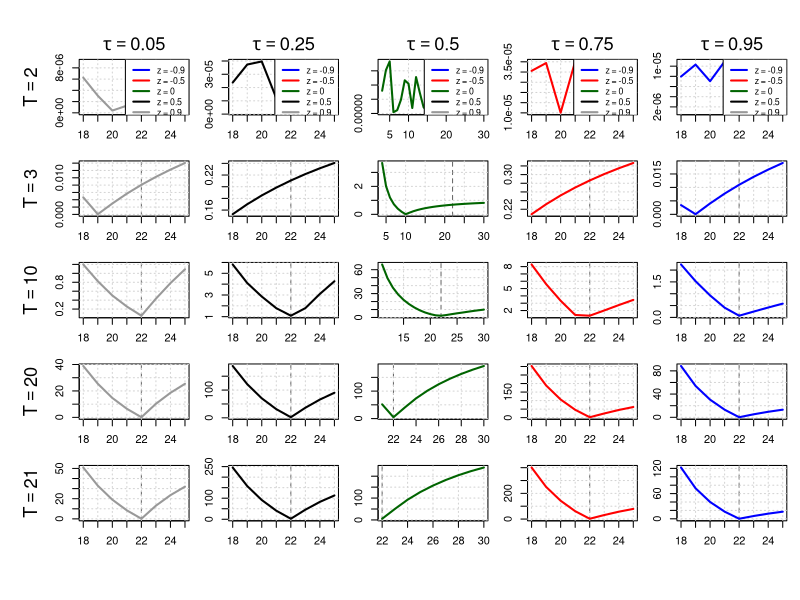

Here is the R script that generated this plot:
# ---------------------------------------------------------------------------
# Quantile-Based Peak Estimation with Laplace Noise (Multiple z, tau)
# ---------------------------------------------------------------------------
# Author: Said Maanan
# Refactored: 2025-06-19
# ---------------------------------------------------------------------------

# --- Core Functions ---
rlaplace <- function(n, location = 0, scale = 1) {
  u <- runif(n, -0.5, 0.5)
  location - scale * sign(u) * log(1 - 2 * abs(u))
}

asy_laplace_variance <- function(tau, z) {
  t1 <- tau / (1 + z)^2
  t2 <- (1 - tau) / (1 - z)^2
  mu <- (1 - tau) / (1 - z) - tau / (1 + z)
  t1 + t2 - 0.25 * mu^2
}

compute_noise_scale <- function(A, snr, tau, z) {
  sqrt((A / snr)^2 / asy_laplace_variance(tau, z))
}

quantile_loss <- function(u, tau) u * (tau - (u < 0))

med_weighted_tau <- function(I, l, s, tau) {
  T <- length(I)
  x <- I * exp(((1:T) - l)^2 / s^2)
  w <- exp(-((1:T) - l)^2 / s^2)
  o <- order(x)
  x_sorted <- x[o]; w_sorted <- w[o]
  cum_w <- cumsum(w_sorted)
  k <- min(which(cum_w >= tau * sum(w_sorted)))
  x_sorted[k]
}

compute_a <- function(I, l, s, tau) med_weighted_tau(I, l, s, tau)

objective_function <- function(I, a, l, s, tau) {
  t <- seq_along(I)
  fitted <- a * exp(-((t - l)^2) / s^2)
  mean(quantile_loss(I - fitted, tau))
}

search_best_s <- function(I, l, tau) {
  f <- function(s) objective_function(I, compute_a(I, l, s, tau), l, s, tau)
  optimize(f, c(1, 20), tol = 1e-4)$minimum
}

# --- Simulation ---
simulate_quantile_objective <- function(T, A, L, S, h, tau, snr, z, seed = NULL, force_l_gt_T = FALSE) {
  if (!is.null(seed)) set.seed(seed)
  t <- 1:T
  signal <- A * exp(-((t - L)^2) / S^2)
  b <- compute_noise_scale(A, snr, tau, z)
  noise <- rlaplace(T, scale = b)
  I <- signal + noise
  l_grid <- if (force_l_gt_T) seq(T + 1, h) else seq(L - 4, L + 3)
  
  data.frame(
    l = l_grid,
    loss = sapply(l_grid, function(l) {
      s <- search_best_s(I, l, tau)
      a <- compute_a(I, l, s, tau)
      objective_function(I, a, l, s, tau)
    }),
    T = T, z = z
  )
}

# --- Config ---
A_true <- 15000
L_true <- 22
S_true <- 10
h <- 30
Ts_free <- c(2, 3, 10, 20, 21)
# z_vals <- c(-0.9, -0.5, 0, 0.5, 0.9)
snr <- 1000
seed <- 280
# tau_vals <- c(0.25, 0.5, 0.75, 0.95)

z_vals <- c(-0.9, -0.5, 0, 0.5, 0.9)
tau_vals <- (1 - z_vals) / 2

# --- Combined Simulation and Plotting ---
# results_all <- do.call(rbind, lapply(tau_vals, function(tau) {
#   do.call(rbind, lapply(z_vals, function(z) {
#     res_z <- do.call(rbind, lapply(Ts_free, function(T) {
#       simulate_quantile_objective(T, A_true, L_true, S_true, h,
#                                   tau, snr, z, seed, force_l_gt_T = (tau == 0.5))
#     }))
#     res_z$z <- z
#     res_z$tau <- tau
#     res_z
#   }))
# }))

results_all <- do.call(rbind, lapply(seq_along(z_vals), function(i) {
  z <- z_vals[i]
  tau <- tau_vals[i]
  res_z <- do.call(rbind, lapply(Ts_free, function(T) {
    simulate_quantile_objective(T, A_true, L_true, S_true, h,
                                tau, snr, z, seed, force_l_gt_T = (tau == 0.5))
  }))
  res_z$z <- z
  res_z$tau <- tau
  res_z
}))


plot_all_quantile_objectives_zcompare <- function(results_all, L_true) {
  Ts <- sort(unique(results_all$T))
  taus <- sort(unique(results_all$tau))
  z_vals <- sort(unique(results_all$z))
  colors <- c("blue", "red", "darkgreen", "black", "grey60")
  
  nrow <- length(Ts)
  ncol <- length(taus)
  
  # pdf(file = "plot_all_tau_zcompare.pdf", width = 2.5 * ncol, height = 2.5 * nrow)
  pdf(file = "plot_all_tau_zcompare.pdf", width = 2.0 * ncol, height = 2.5 * nrow)
  old_par <- par(mfrow = c(nrow, ncol), mar = c(2, 2, 1.5, 1), oma = c(4, 4, 3, 0), bg = "white")
  on.exit({ par(old_par); dev.off() })
  
  for (i in seq_along(Ts)) {
    for (j in seq_along(taus)) {
      T_val <- Ts[i]
      tau_val <- taus[j]
      df_sub <- subset(results_all, T == T_val & tau == tau_val)
      
      x_range <- range(df_sub$l)
      y_range <- range(df_sub$loss)
      
      plot(NA, xlim = x_range, ylim = y_range,
           xlab = "", ylab = "", main = "")
      abline(v = L_true, col = "gray40", lty = 2)
      grid()
      
      for (k in seq_along(z_vals)) {
        df_z <- subset(df_sub, z == z_vals[k])
        lines(df_z$l, df_z$loss, col = colors[k], lwd = 2)
      }
      
      # Add tau label on top
      if (i == 1) mtext(bquote(tau == .(tau_val)), side = 3, line = 0.5, cex = 1.1)
      # Add T label on the left
      if (j == 1) mtext(bquote(T == .(T_val)), side = 2, line = 3, cex = 1.1)
      
      # Legend only in top row
      if (i == 1) {
        legend("topright", legend = paste("z =", z_vals),
               col = colors, lwd = 2, cex = 0.8)
      }
    }
  }
}

plot_all_quantile_objectives_zcompare(results_all, L_true)
cat("Merged plot saved to plot_all_tau_zcompare.png\n")
